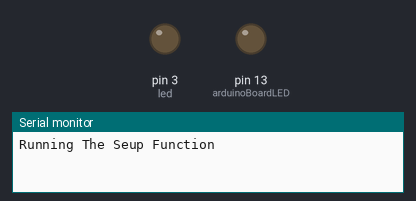
A sketch run on a simulated Arduino Uno, built with avr-gcc and run on an emulated ATmega328P. On the bench: output pins drawn as LEDs (lit = HIGH), the last lines printed to the serial monitor.

Above: at 0.5 s.
At 14.5 s:
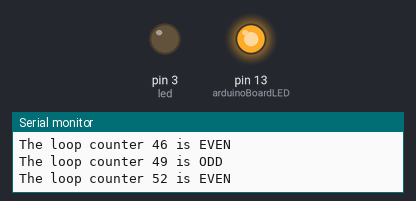
At 30.5 s:
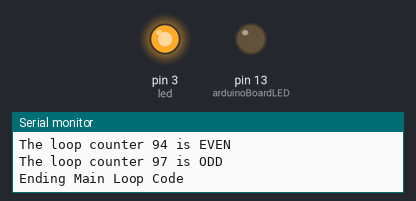
Timing chart, 0 to 39.0 s (numbered marks = the images above):
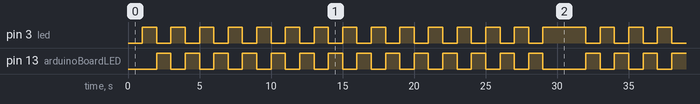

Measured:
- by itself, pin 3 (led), pin 13 (arduinoBoardLED): moves between LOW and HIGH, repeating every 30.0 s
- by itself, everything shown: repeats every 64.0 s, in 60 steps

The sketch:

For_Loop_EC.ino
```cpp
// ============================================================================
const int arduinoBoardLED = 13; // LED on pin 13
int led = 3; //sets up outside LED
void setup() {
  // put your setup code here, to run once:
  Serial.begin(9600);               // Use Serial Monitor to debug
  pinMode(arduinoBoardLED, OUTPUT); // initialize the digital pin as an output.
  Serial.println("Running The Seup Function");
  pinMode(LED_BUILTIN, OUTPUT);
  pinMode(led, OUTPUT);
}

void loop() {
  // put your main code here, to run repeatedly
  delay(1000); // just a small delay to slow the main loop down
  Serial.println("Starting Main Loop Code");
  // put your code between here
   for (int i = 13; i <= 99; i = i + 3) {
    if (i % 2 == 0) //detects if even
    {
      Serial.print("The loop counter "); //Says loop counter
      Serial.print (i); //Displays the variable
      Serial.println (" is EVEN"); //Says that it is even
      digitalWrite(LED_BUILTIN, HIGH); //turns on LED
      digitalWrite(led, LOW); //turns off LED
      delay(1000); //delays the counting
      }
        else if (i & 0x01) //Detects if Odd
        {
         Serial.print ("The loop counter "); ///Says loop counter
         Serial.print (i); //Displays the variable
         Serial.println (" is ODD"); //Says that it is odd
         digitalWrite(LED_BUILTIN, LOW); //turns off LED
         digitalWrite(led, HIGH); //turns on LED
         delay(1000); //delays the counting
        }
  }

  // and here
  Serial.println("Ending Main Loop Code");
}
```
